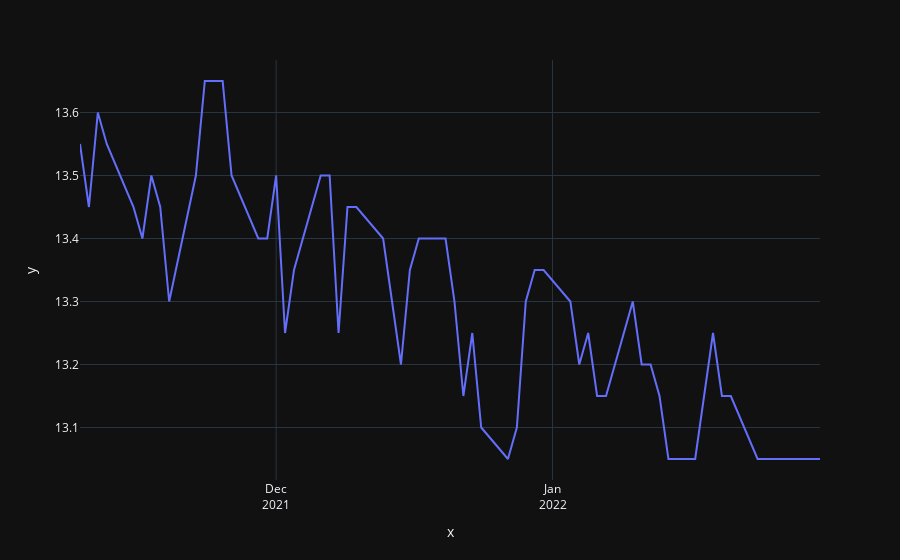

The code cell stored with this chart in its notebook:
### Code cell
fig = px.line(HD_5Y, x=HD_5Y.iloc[:60]['Date'], y=HD_5Y.iloc[:60]['Close'])
fig.update_xaxes(
    dtick="M1",
    tickformat="%b\n%Y")

fig.update_layout(template="plotly_dark")
fig.show()
